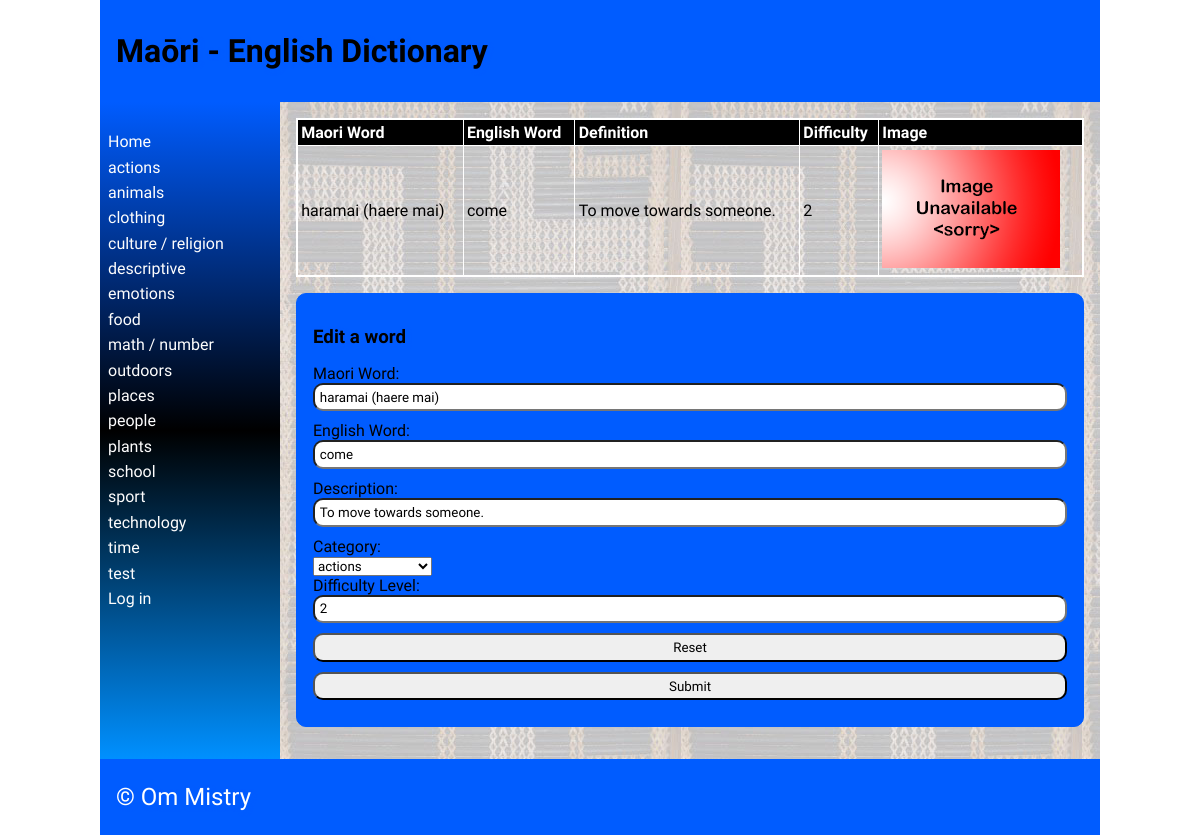
Page /detail/1 on the earlier database version.
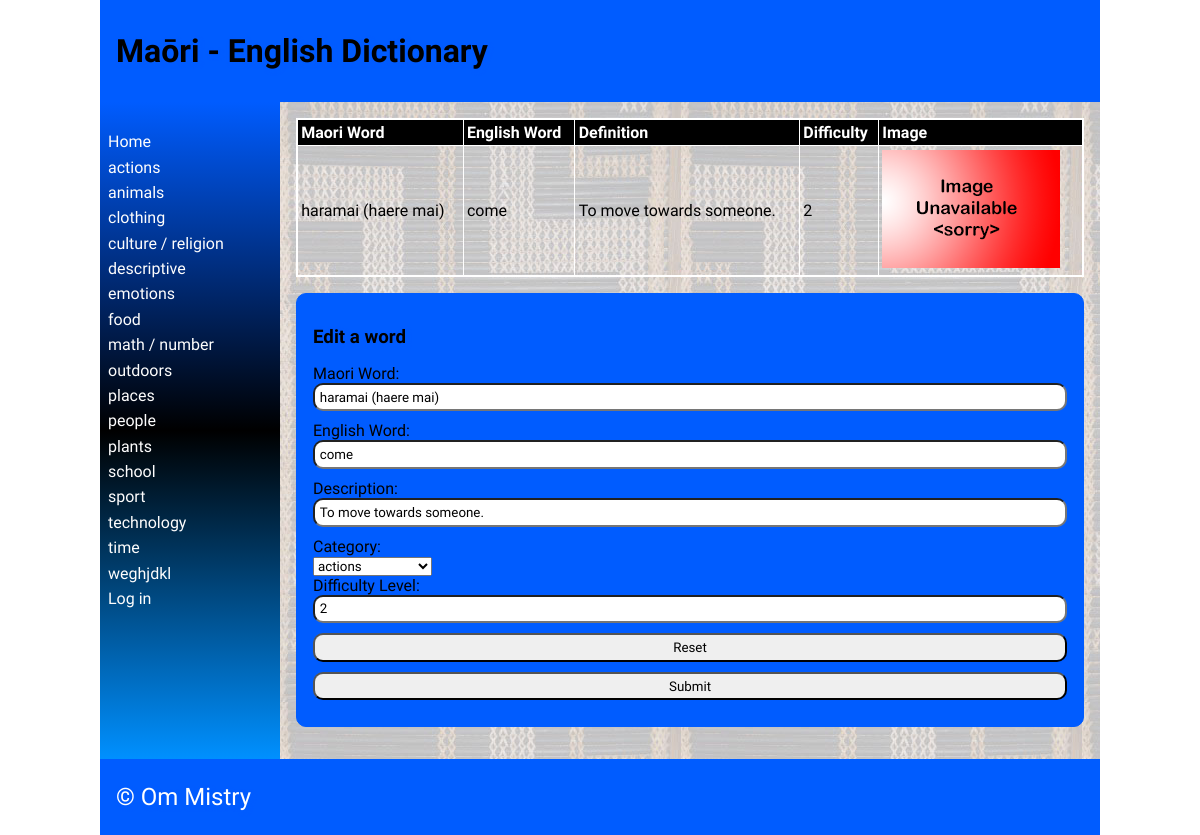
Same page on the later database version.
### tables this page shows
CREATE TABLE "category"
(
	id INTEGER
		constraint category_pk
			primary key autoincrement,
	category_name varchar(69) not null
);

### app.py (the view, shortened to what this page needs)
@app.route('/detail/<word_id>', methods=["POST", "GET"])
def render_detailpage(word_id):
    print(request.method)
    con = create_connection(DB_NAME)
    query = "SELECT id, maori, english, definition, levels, images FROM words WHERE id=?"
    cur = con.cursor()
    cur.execute(query, (word_id,))
    definition = cur.fetchall()[0]
    print(word_id)
    return render_template('detail.html', definition=definition, logged_in=is_logged_in(),
                           categories=fetch_categories(),
                           deleting=intention("delete"))

### app.py (called while the page is built)
def intention(button):
    if button in request.form:
        return True
    else:
        return False

def create_connection(db_file):
    try:
        connection = sqlite3.connect(db_file)
        return connection
    except Error as e:
        print(e)
    return None

def fetch_categories():
    con = create_connection(DB_NAME)
    query = "SELECT id, category_name FROM category"
    cur = con.cursor()
    cur.execute(query)
    categories = cur.fetchall()
    con.close()
    return categories

def is_logged_in():
    if session.get("email") is None:
        print("you are not logged in")
        return False
    else:
        print("you are logged in")
        return True

### templates/detail.html (shortened to what this page needs)
{% extends 'base.html' %}
{% block heading %}Maōri - English Dictionary{% endblock %}
{% block main %}
    <table>
        <tr>
            <th>Maori Word</th>
            <th>English Word</th>
            <th>Definition</th>
            <th>Difficulty</th>
            <th>Image</th>
        </tr>
        <tr>
            <td>{{ definition[1] }}</td>
            <td>{{ definition[2] }}</td>
            <td>{{ definition[3] }}</td>
            <td>{{ definition[4] }}</td>
            <td><img src="/static/images/{{ definition[5] }}"></td>
        </tr>
    </table>
        <form class="dataForm" method="POST">
            <h3>Edit a word</h3>
        <div class="form-group">
            <div class="form-label"><label for="MaoriWord">Maori Word:</label></div>
            <div class="form-element"><input type="text" name="MaoriWord" id="MaoriWord" value="{{ definition[1] }}" required></div>
        </div>
        <div class="form-group">
            <div class="form-label"><label for="EnglishWord">English Word:</label></div>
            <div class="form-element"><input type="text" name="EnglishWord" id="EnglishWord" value="{{ definition[2] }}" required></div>
        </div>
        <div class="form-group">
            <div class="form-label"><label for="Definitions">Description:</label></div>
            <div class="form-element"><input type="text" name="Definitions" id="Definitions"  value="{{ definition[3] }}" required></div>
        </div>
        <div class="form-group">
                <div class="form-label"><label for="Category">Category:</label></div>
                <div class="form-element">
                    <select name="Category" id='Category'>
                        {% for category in categories %}
                            <option value="{{ category[0] }}">{{ category[1] }}</option>
                        {% endfor %}
                    </select>
                </div>
            </div>
        <div class="form-group">
            <div class="form-label"><label for="Difficulty Level">Difficulty Level:</label></div>
            <div class="form-element"><input type="number" name="Difficulty Level" id="Difficulty Level" min="1" max="10" step="1" value="{{ definition[4] }}" required></div>
        </div>
        <div class="form-group">
            <div class="form-element"><input type="reset"></div>
        </div>
        <div class="form-group">
            <div class="form-element"><input type="submit"></div>
        </div>
    </form>
{% endblock %}

### templates/base.html (shortened to what this page needs)
<!doctype html>
<html lang="en">
<head>
   <link href="{{ url_for('static', filename='css/style.css') }}" rel="stylesheet">
</head>
<body>
   <div id="container">
      <header>
         <h1>{% block heading %}{% endblock %}</h1>
      </header>
      <nav>
         <ul>
                <li><a href="\">Home</a></li>
                {% for category in categories %}
                <li><a href="/categories/{{ category[0] }}">{{category[1]}}</a></li>
                {% endfor %}
         <li>
             {% if logged_in %}<a href="/logout">Log out</a>{% else %}
             <a href="/login">Log in</a></li>{% endif %}
         </ul>
      </nav>
      <main>
            {% block main%}{% endblock %}
        </main>
      <footer>
         <p>
            &copy; Om Mistry
         </p>
      </footer>
   </div>
</body>
</html>

Differences in the rows shown:
removed category: category_name "test"
added category: category_name "weghjdkl"
